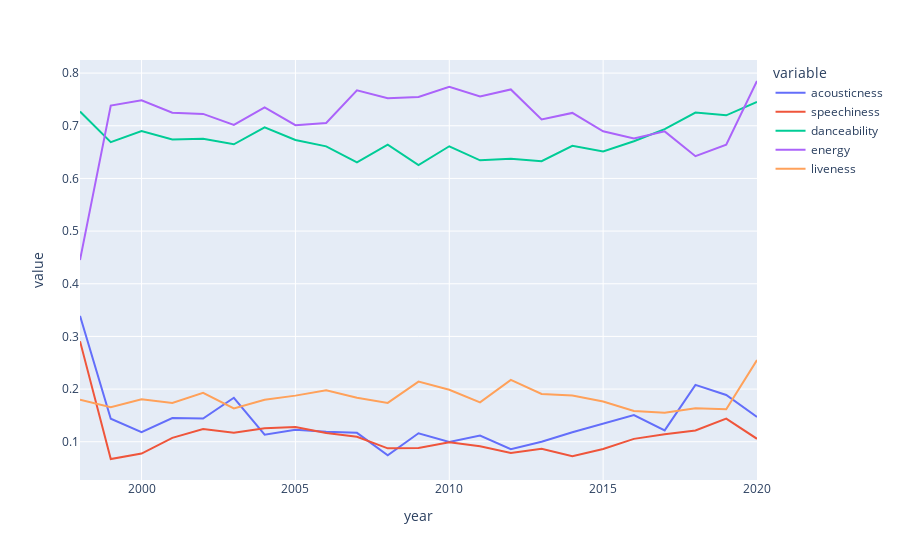

Notebook code for this chart:
### Code cell
#Lineplots, changes over time

df_year=df.groupby('year').mean().reset_index()
#resets index, sets year to be one of the columns 
df_year

df_year.head()
df_year.tail()
df_year.head(n=11)


song_features=['acousticness', 'speechiness', 'danceability', 'energy', 'liveness']\

fig=px.line(df_year, x='year', y=song_features)
fig.show()

### Figure 1 — Plotly figure (JSON) as saved in the notebook; plotly's stock layout.template omitted (floating-point values rounded to 4 significant figures)
{"data": [{"hovertemplate": "variable=acousticness<br>year=%{x}<br>value=%{y}<extra></extra>", "legendgroup": "acousticness", "line": {"color": "#636efa", "dash": "solid"}, "marker": {"symbol": "circle"}, "mode": "lines", "name": "acousticness", "orientation": "v", "showlegend": true, "type": "scatter", "x": [1998, 1999, 2000, 2001, 2002, 2003, 2004, 2005, 2006, 2007, 2008, 2009, 2010, 2011, 2012, 2013, 2014, 2015, 2016, 2017, 2018, 2019, 2020], "xaxis": "x", "y": [0.339, 0.1437, 0.1183, 0.1451, 0.144, 0.1836, 0.1133, 0.123, 0.119, 0.1169, 0.07426, 0.116, 0.09977, 0.1118, 0.08587, 0.1001, 0.118, 0.1343, 0.1506, 0.1215, 0.2081, 0.1887, 0.1469], "yaxis": "y"}, {"hovertemplate": "variable=speechiness<br>year=%{x}<br>value=%{y}<extra></extra>", "legendgroup": "speechiness", "line": {"color": "#EF553B", "dash": "solid"}, "marker": {"symbol": "circle"}, "mode": "lines", "name": "speechiness", "orientation": "v", "showlegend": true, "type": "scatter", "x": [1998, 1999, 2000, 2001, 2002, 2003, 2004, 2005, 2006, 2007, 2008, 2009, 2010, 2011, 2012, 2013, 2014, 2015, 2016, 2017, 2018, 2019, 2020], "xaxis": "x", "y": [0.291, 0.06722, 0.07756, 0.1074, 0.1242, 0.1171, 0.1258, 0.1279, 0.1164, 0.1095, 0.08746, 0.08814, 0.09891, 0.09156, 0.07877, 0.08676, 0.0727, 0.08611, 0.1055, 0.1143, 0.1215, 0.1441, 0.1056], "yaxis": "y"}, {"hovertemplate": "variable=danceability<br>year=%{x}<br>value=%{y}<extra></extra>", "legendgroup": "danceability", "line": {"color": "#00cc96", "dash": "solid"}, "marker": {"symbol": "circle"}, "mode": "lines", "name": "danceability", "orientation": "v", "showlegend": true, "type": "scatter", "x": [1998, 1999, 2000, 2001, 2002, 2003, 2004, 2005, 2006, 2007, 2008, 2009, 2010, 2011, 2012, 2013, 2014, 2015, 2016, 2017, 2018, 2019, 2020], "xaxis": "x", "y": [0.727, 0.669, 0.6898, 0.6741, 0.6752, 0.6649, 0.6968, 0.6729, 0.6609, 0.6305, 0.6642, 0.6252, 0.6611, 0.6344, 0.6374, 0.6326, 0.6619, 0.6513, 0.6707, 0.6937, 0.725, 0.7198, 0.7453], "yaxis": "y"}, {"hovertemplate": "variable=energy<br>year=%{x}<br>value=%{y}<extra></extra>", "legendgroup": "energy", "line": {"color": "#ab63fa", "dash": "solid"}, "marker": {"symbol": "circle"}, "mode": "lines", "name": "energy", "orientation": "v", "showlegend": true, "type": "scatter", "x": [1998, 1999, 2000, 2001, 2002, 2003, 2004, 2005, 2006, 2007, 2008, 2009, 2010, 2011, 2012, 2013, 2014, 2015, 2016, 2017, 2018, 2019, 2020], "xaxis": "x", "y": [0.445, 0.7384, 0.7483, 0.7246, 0.7226, 0.7015, 0.7347, 0.701, 0.7053, 0.7671, 0.7523, 0.7547, 0.7738, 0.7556, 0.769, 0.7118, 0.7244, 0.6896, 0.676, 0.6894, 0.6422, 0.6639, 0.785], "yaxis": "y"}, {"hovertemplate": "variable=liveness<br>year=%{x}<br>value=%{y}<extra></extra>", "legendgroup": "liveness", "line": {"color": "#FFA15A", "dash": "solid"}, "marker": {"symbol": "circle"}, "mode": "lines", "name": "liveness", "orientation": "v", "showlegend": true, "type": "scatter", "x": [1998, 1999, 2000, 2001, 2002, 2003, 2004, 2005, 2006, 2007, 2008, 2009, 2010, 2011, 2012, 2013, 2014, 2015, 2016, 2017, 2018, 2019, 2020], "xaxis": "x", "y": [0.18, 0.1656, 0.1805, 0.1737, 0.1928, 0.1632, 0.1797, 0.1876, 0.1977, 0.1836, 0.1737, 0.2141, 0.1986, 0.1748, 0.2173, 0.1909, 0.1876, 0.1765, 0.1583, 0.1549, 0.1635, 0.1616, 0.255], "yaxis": "y"}], "layout": {"legend": {"title": {"text": "variable"}, "tracegroupgap": 0}, "margin": {"t": 60}, "xaxis": {"anchor": "y", "domain": [0, 1], "title": {"text": "year"}}, "yaxis": {"anchor": "x", "domain": [0, 1], "title": {"text": "value"}}}}
